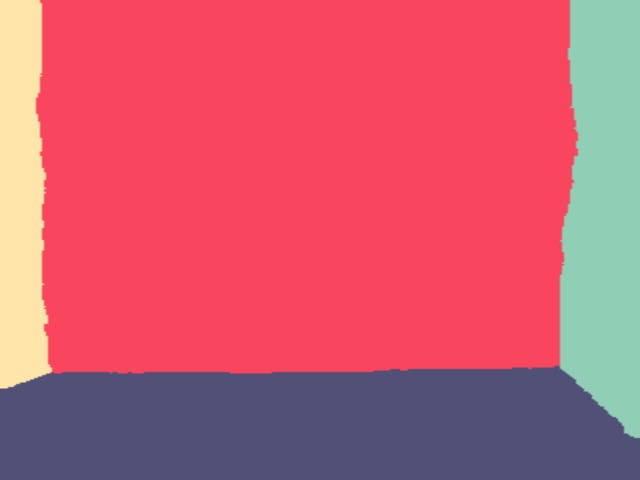
#> input picture code/obs_process/data/1_0_est.jpg, 640 x 480 px, found by its file name
$ python wall_edge_canny.py   (older library calls are emulated)
#> lines starting #> are read from the running program, lines starting #| are printed output that depends on the picture; after the words box and inside, x2 and y2 are one past the last pixel; in counts of white or black regions, pixels touching at a corner belong together
import cv2

# Read the original image
img = cv2.imread('code/obs_process/data/1_0_est.jpg')
#> img is the input picture: shape (480, 640, 3); mean B, G, R 111.9, 93.4, 202.8
# Display original image
# cv2.imshow('Original', img)
# cv2.waitKey(0)

# Convert to graycsale
img_gray = cv2.cvtColor(img, cv2.COLOR_BGR2GRAY)
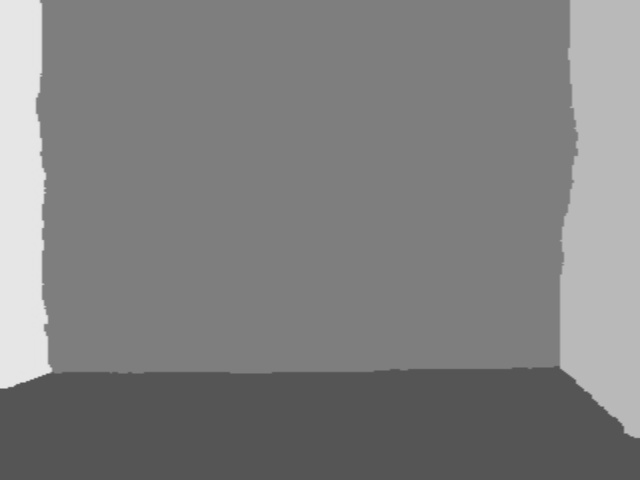
#> img_gray: shape (480, 640); min 80, max 233, mean 128.4
# Blur the image for better edge detection
img_blur = cv2.GaussianBlur(img_gray, (3,3), 0)

# Sobel Edge Detection
sobelx = cv2.Sobel(src=img_blur, ddepth=cv2.CV_64F, dx=1, dy=0, ksize=5) # Sobel Edge Detection on the X axis
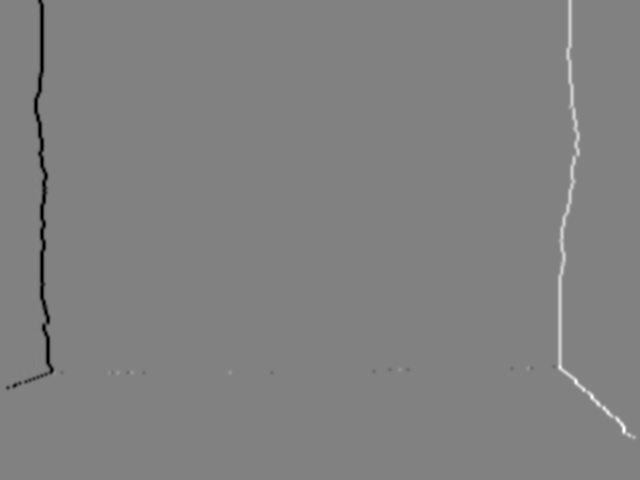
#> sobelx: shape (480, 640) float64; min -3642, max 3509, mean -5.2; drawn with min black and max white
sobely = cv2.Sobel(src=img_blur, ddepth=cv2.CV_64F, dx=0, dy=1, ksize=5) # Sobel Edge Detection on the Y axis
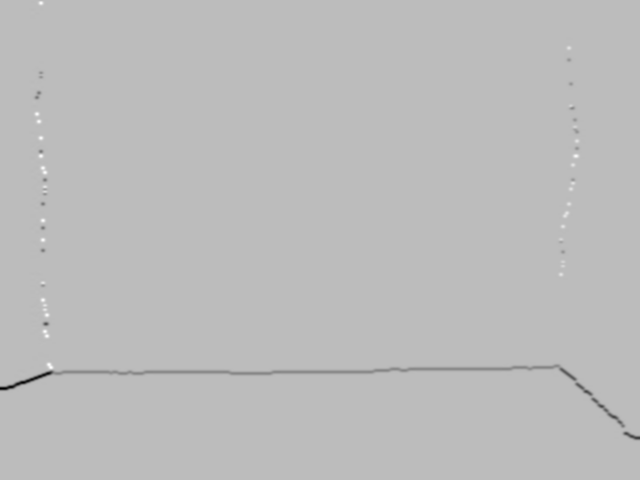
#> sobely: shape (480, 640) float64; min -5836, max 2079, mean -14.4; drawn with min black and max white
sobelxy = cv2.Sobel(src=img_blur, ddepth=cv2.CV_64F, dx=1, dy=1, ksize=5) # Combined X and Y Sobel Edge Detection
# [9 lines of commented-out code are left out]
edges = cv2.Canny(image=img_blur, threshold1=100, threshold2=200) # Canny Edge Detection
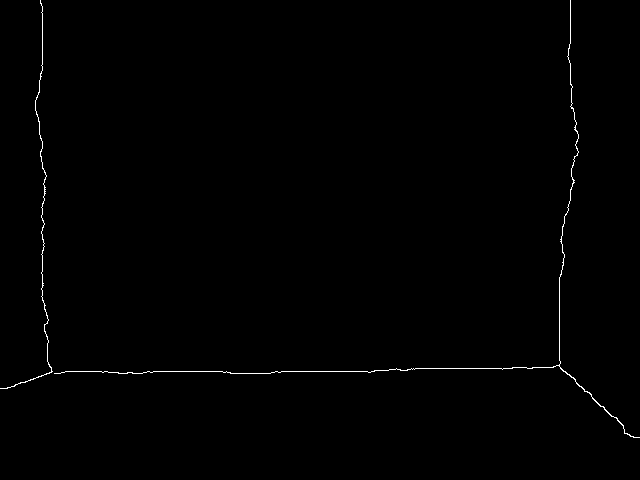
#> edges: shape (480, 640); 0.5% white in thin lines or dots
# Display Canny Edge Detection Image
cv2.imwrite("code/obs_process/data/1_0_edge.jpg", edges)
# cv2.imshow('Canny Edge Detection', edges)
# cv2.waitKey(0)

cv2.destroyAllWindows()

$ run again, with code/obs_process/data/1_0.jpg copied over code/obs_process/data/1_0_est.jpg
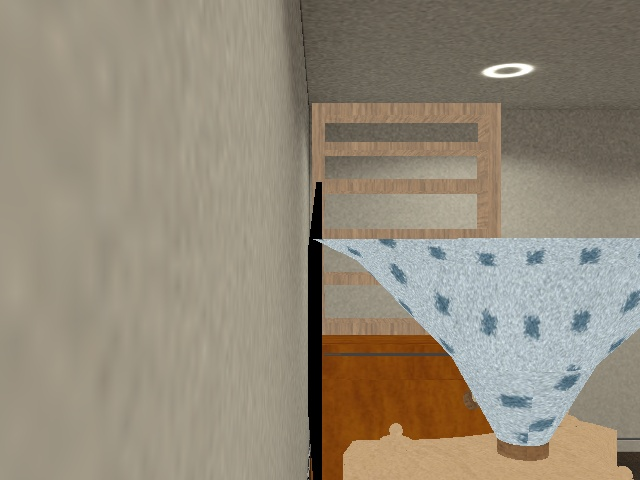
#> input picture code/obs_process/data/1_0.jpg, 640 x 480 px, found by its file name
#> img is the input picture: shape (480, 640, 3); mean B, G, R 121.3, 138, 147.4
#> `sobelxy = cv2.Sobel(src=img_blur, ddepth=cv2.CV_64F, dx=1, dy=1, ksize..`:
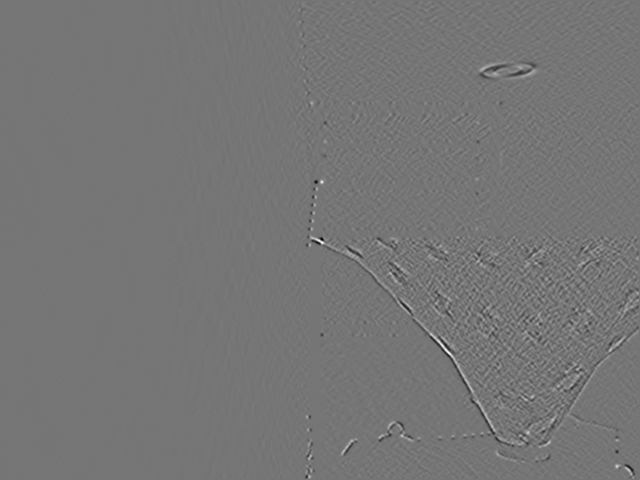
#> sobelxy: shape (480, 640) float64; min -966, max 1124, mean 0; drawn with min black and max white
#> `edges = cv2.Canny(image=img_blur, threshold1=100, threshold2=200)`:
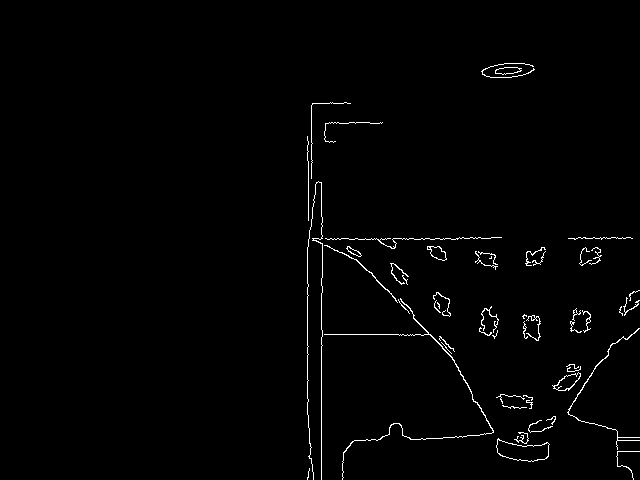
#> edges: shape (480, 640); 1.3% white in thin lines or dots, all inside (x1, y1, x2, y2) = (307, 63, 640, 480)

$ run again, with code/obs_process/data/1_1.jpg copied over code/obs_process/data/1_0_est.jpg
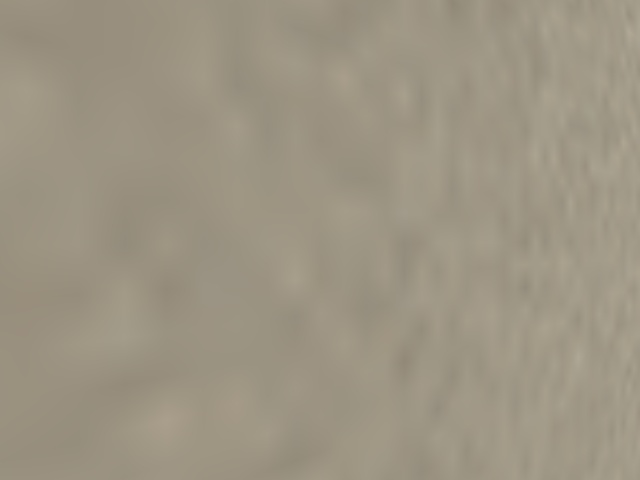
#> input picture code/obs_process/data/1_1.jpg, 640 x 480 px, found by its file name
#> img is the input picture: shape (480, 640, 3); mean B, G, R 131.2, 148.9, 156.9
#> `sobely = cv2.Sobel(src=img_blur, ddepth=cv2.CV_64F, dx=0, dy=1, ksize=5)`:
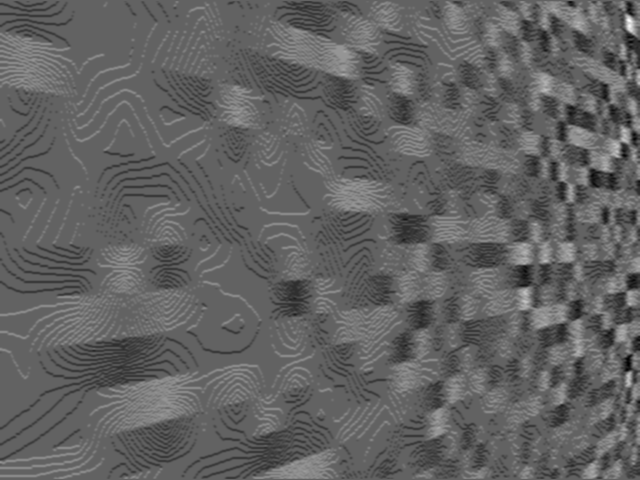
#> sobely: shape (480, 640) float64; min -123, max 196, mean 0.4; drawn with min black and max white
#> `sobelxy = cv2.Sobel(src=img_blur, ddepth=cv2.CV_64F, dx=1, dy=1, ksize..`:
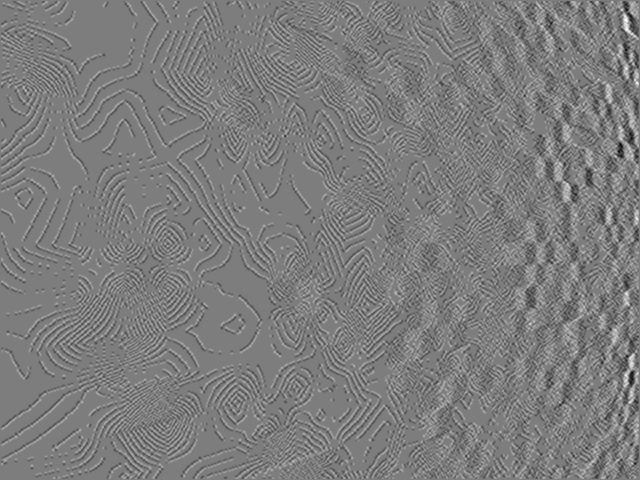
#> sobelxy: shape (480, 640) float64; min -27, max 28, mean 0; drawn with min black and max white
#> edges: shape (480, 640); every value is 0
